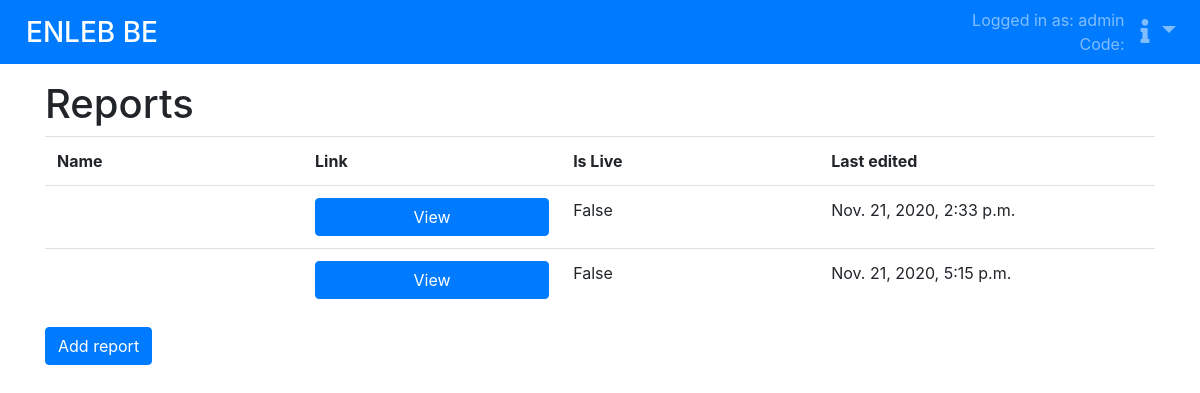
The page /setup/reports/reports/ (signed in) on the database its author committed.
### reports/models.py (models this page shows, shortened)
class Report(models.Model):
    report_name = models.CharField(max_length=128, unique=True)
    file_name = models.CharField(max_length=128)
    slug = models.SlugField(editable=False, blank=True, max_length=128, unique=True)
    description = models.TextField(default="", blank=True, null=True)
    promotion_text = models.TextField(blank=True, null=True, verbose_name="Text displayed near download option")
    is_live = models.BooleanField(default=False)
    last_edited = models.DateTimeField(auto_now=True)
    pages = models.ManyToManyField(to="ReportPage", through="ReportPageLink")

### reports/views_setup.py (the view)
# urls.py: path('', views_setup.ReportsOverview.as_view(), name='reports_overview'),
class ReportsOverview(AccessabilityMixin, ListView):
    template_name = "reports/reports_overview.html"
    context_object_name = "reports"
    model = Report

### Shakespeare/context_processors.py (called while the page is built)
def questionaire_context(request):
    context = {
        'inquirer': Inquirer.objects.filter(id=request.session.get('inquirer_id', None)).first(),
    }
    context.update({
        'DISPLAY_TECH_SCORES': settings.DISPLAY_TECH_SCORES_IN_VIEW,
        'SITE_DISPLAY_NAME': settings.SITE_DISPLAY_NAME,
        'MAIN_CONTACT_EMAIL': settings.MAIN_CONTACT_EMAIL,
        'PRIVACY_DOCUMENT_URL': settings.PRIVACY_DOCUMENT_URL,
        'ENABLE_STAP_3': settings.ENABLE_STAP_3,
    })
    return context

### reports/templates/reports/reports_overview.html (shortened to what this page needs)
{% extends 'base_with_body.html' %}
{% load django_bootstrap_breadcrumbs  %}
{% block body %}
    <h1>Reports</h1>
    <div class="table-responsive">
        <table class="table table-hover">
            <thead>
            <tr class="font-weight-bold">
                <td style="min-width: 10rem">Name</td>
                <td style="min-width: 10rem">Link</td>
                <td style="min-width: 10rem;">Is Live</td>
                <td style="min-width: 10rem;">Last edited</td>
            </tr>
            </thead>
            <tbody>
            {% for report in reports %}
                <tr>
                    <td>
                    </td>
                    <td>
                        <a href="{% url 'setup:reports:details' report_slug=report.slug %}"
                           class="btn btn-primary btn-block">
                            View
                        </a>
                    </td>
                    <td>
                        {{ report.is_live }}
                    </td>
                    <td>
                        {{ report.last_edited }}
                    </td>
                </tr>
            {% empty %}
                <tr>
                    <td colspan="4">
                        No reports yet
                    </td>
                </tr>
            {% endfor %}
            </tbody>
        </table>
        <a href="{% url "setup:reports:add_report" %}" class="btn btn-primary">
            Add report
        </a>
    </div>
{% endblock %}

### assets/templates/base_with_body.html (shortened to what this page needs)
{% extends 'base.html' %}
{% load static %}
{% load django_bootstrap_breadcrumbs  %}
{% load score_result_tags %}
{% block body_content %}
    {% if user.is_authenticated %}
        <nav class="navbar navbar-expand navbar-dark bg-primary my-0 py-0">
            <a href="{% url 'index' %}" class="navbar-brand mr-auto">
                <span class="h3 d-none d-lg-inline"
                      style="line-height: 40px; vertical-align: middle; margin: 0 0 0 10px"> {{ SITE_DISPLAY_NAME }}</span>
            </a>
            {% with justify="d-flex justify-content-between align-items-center" %}
                <span class="navbar-text text-right px-2">
                Logged in as: {{ user }}<br>
                Code: {{ inquirer.get_inquiry_code }}
                </span>
                    <div class="navbar-nav">
                        <div class="nav-item dropdown">
                            <a class="nav-link dropdown-toggle h4 mb-0" href="#" data-toggle="dropdown">
                                <i class="fas fa-info"></i>
                            </a>
                        </div>
                    </div>
            {% endwith %}
        </nav>
    {% endif %}
    {% block body-containerless %}
        <div class="container my-3">
            {% block body %}{% endblock %}
        </div>
    {% endblock %}
{% endblock body_content %}

### rows shown on the page
Report: is_live "False", last_edited "Nov. 21, 2020, 2:33 p.m."
Report: is_live "False", last_edited "Nov. 21, 2020, 5:15 p.m."

### other values the page prints
{{ SITE_DISPLAY_NAME }} "ENLEB BE"
{{ user }} "admin"
